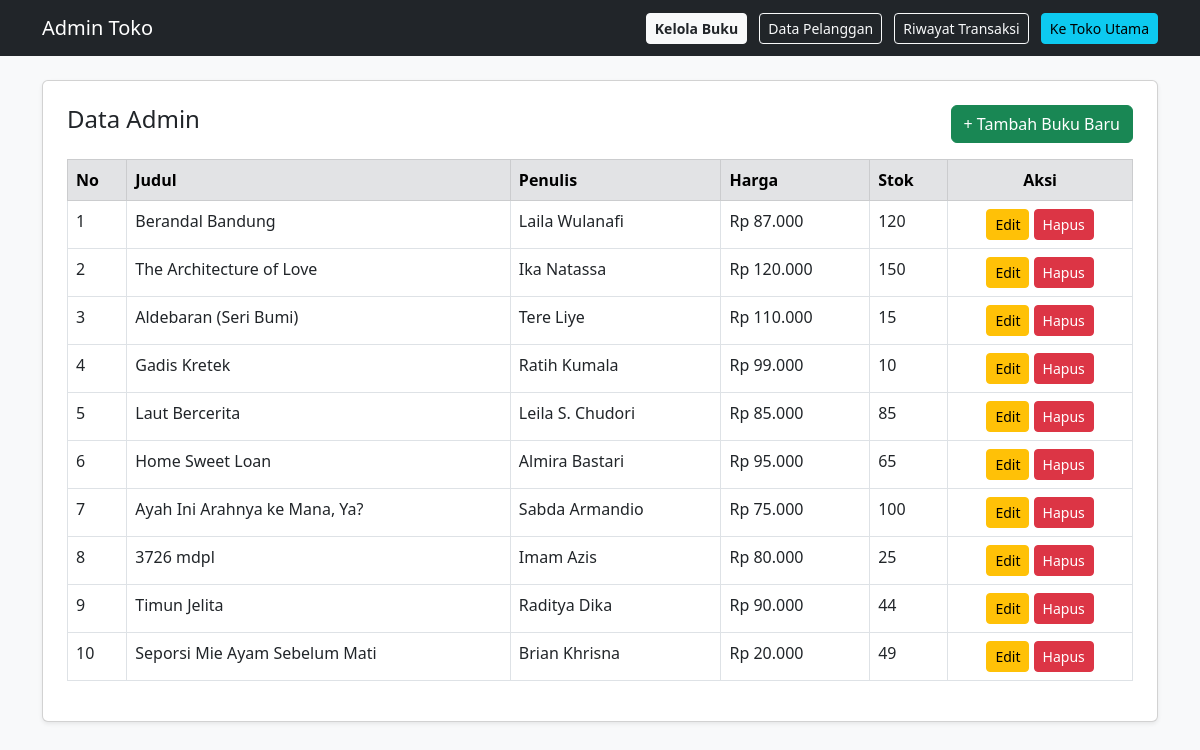
The app's page /admin.php with its own data.
### tables this page shows
CREATE TABLE `buku` (
  `ID` int NOT NULL,
  `Judul` varchar(255) NOT NULL,
  `Penulis` varchar(255) NOT NULL,
  `Tahun_Terbit` int NOT NULL,
  `Harga` decimal(10,2) NOT NULL,
  `stok` int NOT NULL
);

### admin.php (the view, shortened to what this page needs)
<!DOCTYPE html>
<html>
<head>
    <link href="https://cdn.jsdelivr.net/npm/bootstrap@5.3.0/dist/css/bootstrap.min.css" rel="stylesheet">
</head>
<body class="bg-light">
    <nav class="navbar navbar-expand-lg navbar-dark bg-dark mb-4">
        <div class="container">
            <span class="navbar-brand"> Admin Toko</span>
            <div>
                <a href="admin.php" class="btn btn-light btn-sm me-2 fw-bold text-dark">Kelola Buku</a>
                <a href="data_pelanggan.php" class="btn btn-outline-light btn-sm me-2">Data Pelanggan</a>
                <a href="riwayat_pesanan.php" class="btn btn-outline-light btn-sm me-2">Riwayat Transaksi</a>
                <a href="index.php" class="btn btn-info btn-sm">Ke Toko Utama</a>
            </div>
        </div>
    </nav>
    <div class="container">
        <div class="card shadow-sm p-4">
            <div class="d-flex justify-content-between mb-3">
                <h4>Data Admin</h4>
                <a href="tambah.php" class="btn btn-success">+ Tambah Buku Baru</a>
            </div>
            <table class="table table-hover table-bordered">
                <thead class="table-secondary">
                    <tr>
                        <th>No</th>
                        <th>Judul</th>
                        <th>Penulis</th>
                        <th>Harga</th>
                        <th>Stok</th>
                        <th class="text-center">Aksi</th>
                    </tr>
                </thead>
                <tbody>
                    <?php
                    include 'koneksi.php';
                    $no = 1;
                    $tampil = mysqli_query($koneksi, "select * from buku order by ID desc");
                    while($data = mysqli_fetch_array($tampil)){
                    ?>
                    <tr>
                        <td><?php echo $no++; ?></td>
                        <td><?php echo $data['Judul']; ?></td>
                        <td><?php echo $data['Penulis']; ?></td>
                        <td>Rp <?php echo number_format($data['Harga'],0,',','.'); ?></td>
                        <td><?php echo $data['stok']; ?></td>
                        <td class="text-center">
                            <a href="edit.php?id=<?php echo $data['ID']; ?>" class="btn btn-warning btn-sm">Edit</a>
                            <a href="hapus.php?id=<?php echo $data['ID']; ?>" class="btn btn-danger btn-sm" onclick="return confirm('Yakin ingin menghapus buku ini?')">Hapus</a>
                        </td>
                    </tr>
                    <?php } ?>
                </tbody>
            </table>
        </div>
    </div>
</body>
</html>

### records on screen
buku: Judul "Berandal Bandung", Penulis "Laila Wulanafi", Harga "87.000", stok "120"
buku: Judul "The Architecture of Love", Penulis "Ika Natassa", Harga "120.000", stok "150"
buku: Judul "Aldebaran (Seri Bumi)", Penulis "Tere Liye", Harga "110.000", stok "15"
buku: Judul "Gadis Kretek", Penulis "Ratih Kumala", Harga "99.000", stok "10"
buku: Judul "Laut Bercerita", Penulis "Leila S. Chudori", Harga "85.000", stok "85"
buku: Judul "Home Sweet Loan", Penulis "Almira Bastari", Harga "95.000", stok "65"
buku: Judul "Ayah Ini Arahnya ke Mana, Ya?", Penulis "Sabda Armandio", Harga "75.000", stok "100"
buku: Judul "3726 mdpl", Penulis "Imam Azis", Harga "80.000", stok "25"
buku: Judul "Timun Jelita", Penulis "Raditya Dika", Harga "90.000", stok "44"
buku: Judul "Seporsi Mie Ayam Sebelum Mati", Penulis "Brian Khrisna", Harga "20.000", stok "49"
